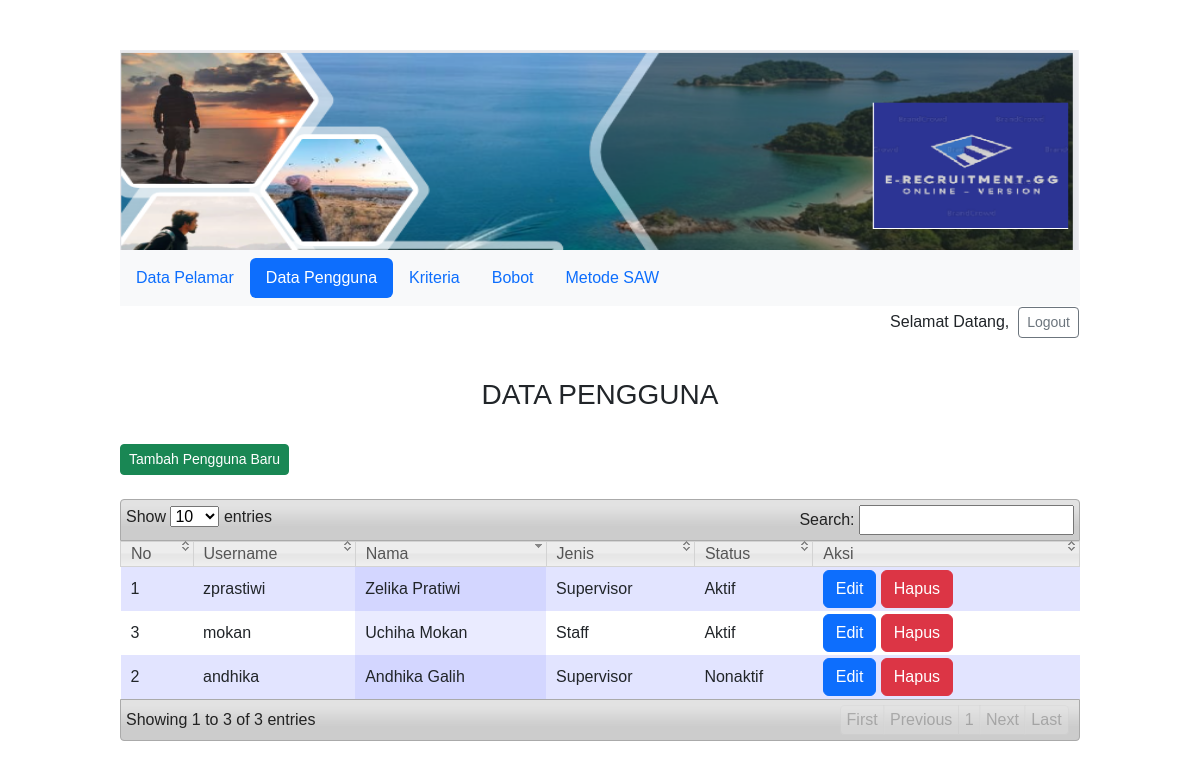
/admin/listuser.php, run on the app's committed database.
### tables this page shows
CREATE TABLE `tb_user` (
  `id_user` int(11) NOT NULL,
  `username` varchar(20) NOT NULL,
  `nama` varchar(100) NOT NULL,
  `password` varchar(13) NOT NULL,
  `jenis_user` varchar(13) NOT NULL COMMENT 'administrator, pelamar, supervisor, staff',
  `status` varchar(1) NOT NULL DEFAULT 'n' COMMENT 'Y = valid; N = tidak valid;\r\nvalid = bisa login'
);

### admin/listuser.php (the view, shortened to what this page needs)
<?php
 include("../koneksi.php");
 $query = "SELECT * FROM tb_user WHERE id_user <> '1' AND jenis_user <> 'administrator'";
 $hasil = mysqli_query($conn,$query);
?>
<html>
  <head>
    <link href="../css/bootstrap.min.css" rel="stylesheet">
  </head>
  <body>
    <div class="wrap">
    <img src="../img/Header-GG.PNG" alt="Welcome" width="100%" height="200px">
<nav class="navbar navbar-expand-lg navbar-black bg-light">
    <ul class="nav nav-pills">
          <li class="nav-item">
            <a class="nav-link" href="home_admin.php">Data Pelamar</a>
          </li>
           <li class="nav-item">
            <a class="nav-link active" href="listuser.php">Data Pengguna</a>
          </li>
          <li class="nav-item">
            <a class="nav-link " href="alternatif.php">Kriteria</a>
          </li>
          <li class="nav-item">
            <a class="nav-link" href="kriteria.php">Bobot</a>
          </li>
          <li class="nav-item">
            <a class="nav-link" href="metode_saw.php">Metode SAW</a>
          </li>
    </ul>
</nav>
<table align = "right">
<tr>
    <td>
 <?php
    echo "Selamat Datang, <strong>".strtoupper($_SESSION["nama"])."</strong>&nbsp;";
    echo "<a href='../action.php?act=logout' \" class = 'btn btn-outline-secondary btn-sm''>Logout </a>";
  ?>
</td>
 </tr>
 </table>
<br><br><br>
<h3 align = "center">DATA PENGGUNA</h3>
<strong><?=$_SESSION["pesan"];$_SESSION["pesan"]="";?></strong><br>
<a href="adduser.php" class="btn btn-success btn-sm" title="Menambahkan Pengguna Baru (Staff / Supervisor)">Tambah Pengguna Baru</a><br><br>
<table id="datatables" class="display">
  	<thead>
  		<tr>
        <th>No</th>
        <th>Username</th>
        <th>Nama</th>
        <th>Jenis</th>
        <th>Status</th>
        <th>Aksi</th>
      </tr>
  	</thead>
   <tbody>
<?php
$nomor=1;
while($data=mysqli_fetch_array($hasil)){ ?>
   <tr>
 <td><?php echo $nomor;?></td>
    <td><?php echo $data['username'];?> </td>
    <td><?php echo ucwords(strtolower($data['nama']));?></td>
    <td><?php echo ucwords(strtolower($data['jenis_user']));?></td>
    <td><?php
            if ($data['status'] == 'y') {
                echo $status = "Aktif"; $button = "Nonaktifkan"; $buttitle = "Pengguna akan dinonaktifkan";
            }
            else { echo $status = "Nonaktif"; $button = "Aktifkan"; $buttitle = "Pengguna akan diaktifkan";}
     ?></td>
    <td width="250">
        <a href="manageuser.php?id=<?=$data['id_user']?>" class="btn btn-primary" title = "Edit data pengguna"> Edit </a>
      <a href="" data-bs-toggle="modal" data-bs-target="#staticBackdrop<?=$data['id_user']?>" class="btn btn-danger" title = "Pengguna akan dihapus"> Hapus </a>
</tr>
<?php $nomor++;} ?>
</tbody>
</table>
</div>
  </body>
</html>

### css/style.css (style rules this page uses)
body { background-color: #fff; }
.wrap { width: 960px; margin: 50px auto; }

### media/css/demo_table_jui.css (style rules this page uses)
table.display thead th { padding: 3px 0px 3px 10px; cursor: pointer; * cursor: hand; }
table.display { margin: 0 auto; width: 100%; clear: both; border-collapse: collapse; }
table.display td { padding: 3px 10px; }
tr.odd { background-color: #E2E4FF; }
tr.even { background-color: white; }
tr.odd td.sorting_1 { background-color: #D3D6FF; }
tr.even td.sorting_1 { background-color: #EAEBFF; }

### admin/listuser.php (style rules this page uses)
* { font-family: arial; }

### data on the page
tb_user: username "zprastiwi", nama "Zelika Pratiwi", jenis_user "Supervisor"
tb_user: username "andhika", nama "Andhika Galih", jenis_user "Supervisor"
tb_user: username "mokan", nama "Uchiha Mokan", jenis_user "Staff"
